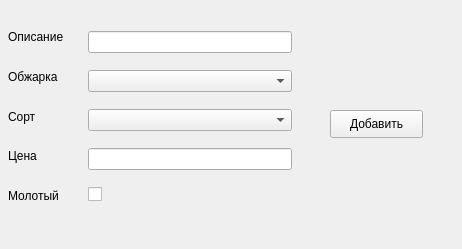
<?xml version="1.0" encoding="UTF-8"?>
<ui version="4.0">
 <class>Form</class>
 <widget class="QWidget" name="Form">
  <property name="geometry">
   <rect>
    <x>0</x>
    <y>0</y>
    <width>462</width>
    <height>249</height>
   </rect>
  </property>
  <property name="windowTitle">
   <string>Form</string>
  </property>
  <widget class="QWidget" name="verticalLayoutWidget">
   <property name="geometry">
    <rect>
     <x>8</x>
     <y>20</y>
     <width>75</width>
     <height>193</height>
    </rect>
   </property>
   <layout class="QVBoxLayout" name="verticalLayout">
    <item>
     <widget class="QLabel" name="label">
      <property name="text">
       <string>Описание</string>
      </property>
     </widget>
    </item>
    <item>
     <widget class="QLabel" name="label_3">
      <property name="text">
       <string>Обжарка</string>
      </property>
     </widget>
    </item>
    <item>
     <widget class="QLabel" name="label_6">
      <property name="text">
       <string>Сорт</string>
      </property>
     </widget>
    </item>
    <item>
     <widget class="QLabel" name="label_4">
      <property name="text">
       <string>Цена</string>
      </property>
     </widget>
    </item>
    <item>
     <widget class="QLabel" name="label_2">
      <property name="text">
       <string>Молотый</string>
      </property>
     </widget>
    </item>
   </layout>
  </widget>
  <widget class="QWidget" name="verticalLayoutWidget_2">
   <property name="geometry">
    <rect>
     <x>88</x>
     <y>20</y>
     <width>204</width>
     <height>193</height>
    </rect>
   </property>
   <layout class="QVBoxLayout" name="verticalLayout_2">
    <item>
     <widget class="QLineEdit" name="lineEdit"/>
    </item>
    <item>
     <widget class="QComboBox" name="comboBox"/>
    </item>
    <item>
     <widget class="QComboBox" name="comboBox_2"/>
    </item>
    <item>
     <widget class="QLineEdit" name="lineEdit_4"/>
    </item>
    <item>
     <widget class="QCheckBox" name="checkBox">
      <property name="text">
       <string/>
      </property>
     </widget>
    </item>
   </layout>
  </widget>
  <widget class="QPushButton" name="pushButton">
   <property name="geometry">
    <rect>
     <x>330</x>
     <y>110</y>
     <width>93</width>
     <height>28</height>
    </rect>
   </property>
   <property name="text">
    <string>Добавить</string>
   </property>
  </widget>
  <widget class="QLabel" name="label_5">
   <property name="geometry">
    <rect>
     <x>10</x>
     <y>220</y>
     <width>281</width>
     <height>16</height>
    </rect>
   </property>
   <property name="text">
    <string/>
   </property>
  </widget>
 </widget>
 <resources/>
 <connections/>
</ui>
